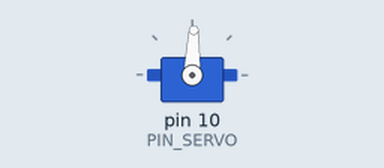
Simulated run of this sketch. Board: Arduino Uno, built with avr-gcc and run on an emulated ATmega328P. Parts: servo.

Above: at 0.05 s.
At 1.0 s:
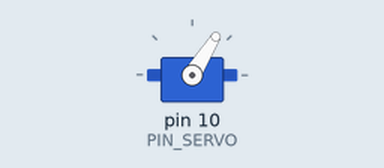
At 1.95 s:
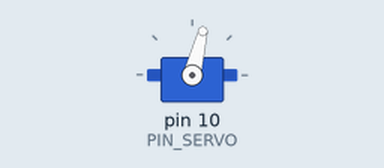
At 5.05 s:
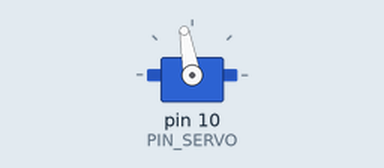
Timing chart, 0 to 8.5 s (numbered marks = the images above):
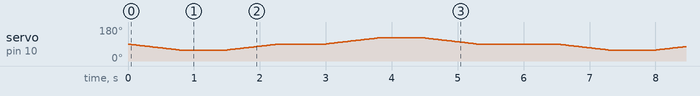

The sketch:

servo_test.ino
```cpp
/*
  servo_test.ino

  サーボ単体の安全確認用スケッチ。
  中央、左、右へゆっくり動かし、機械的にぶつからない角度を確認する。
*/

#include <Servo.h>

const int PIN_SERVO = 10;
const int SERVO_CENTER = 90;
const int SERVO_LEFT_MAX = 58;
const int SERVO_RIGHT_MAX = 122;

Servo steering;

// 急に角度を変えず、1度ずつゆっくり目標角へ動かす。
void moveSlowly(int target) {
  int current = steering.read();
  int step = target > current ? 1 : -1;
  while (current != target) {
    current += step;
    steering.write(current);
    delay(25);
  }
}

// サーボを接続し、最初は中央へ置く。
void setup() {
  steering.attach(PIN_SERVO);
  steering.write(SERVO_CENTER);
}

// 左、中央、右、中央の順で繰り返し動かす。
void loop() {
  moveSlowly(SERVO_LEFT_MAX);
  delay(700);
  moveSlowly(SERVO_CENTER);
  delay(700);
  moveSlowly(SERVO_RIGHT_MAX);
  delay(700);
  moveSlowly(SERVO_CENTER);
  delay(1200);
}
```
